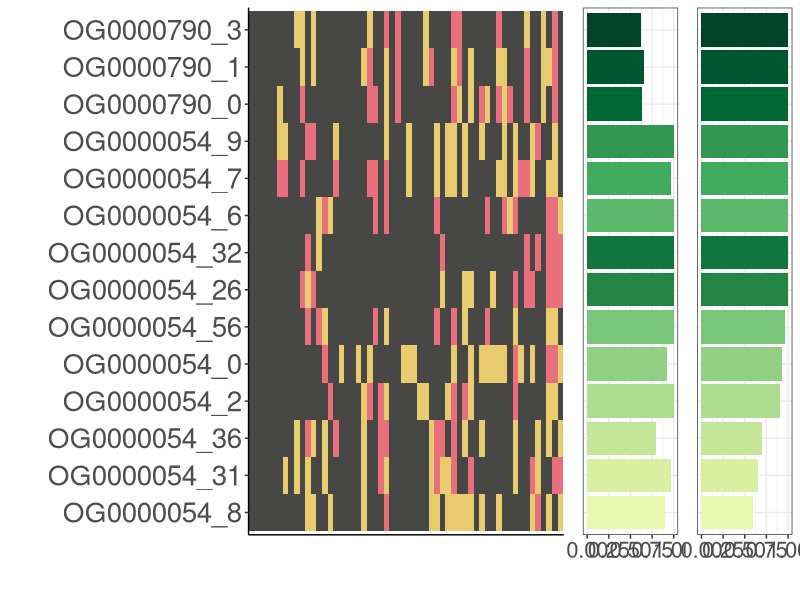

Reproduce this figure in R.
library(ggplot2)
library(cowplot)

colors <- c("#E8F6AE", "#D9F0A3", "#C3E698", "#ADDD8E", "#92D183", "#78C679", "#5CB86A", "#41AB5D", "#329750", "#238443", "#11763D", "#006837", "#005630", "#004529")
names(colors) <- c("OG0000054_8", "OG0000054_31", "OG0000054_36", "OG0000054_2", "OG0000054_0", "OG0000054_56", "OG0000054_6", "OG0000054_7", "OG0000054_9", "OG0000054_26", "OG0000054_32", "OG0000790_0", "OG0000790_1", "OG0000790_3")

dtrak <- read.table("dog_track.txt", header=T, sep='\t')
dheat <- read.table("dog_heatmap_track.txt", header=T, sep='\t')

# dog     dog_order       species species_order   count
# dog     dog_order       amp_binding_proportion  nrps_proportion total_count

pdf("dog_heatmap.pdf", height=4.375, width=20)
dh <- ggplot(dheat, aes(y=reorder(dog, dog_order), x=reorder(species, species_order), fill=count)) + geom_tile(show.legend=F) + theme_classic() + scale_fill_gradient2(low='#474746', mid='#e8cc6f', high='#e86f7b', midpoint=1) + theme(axis.title.x=element_blank(), axis.text.x=element_blank(), axis.ticks.x=element_blank()) + xlab("") + ylab("") + theme(text = element_text(size=25))
db1 <- ggplot(dtrak, aes(y=reorder(dog, dog_order), x=condensation_proportion, fill=color)) + geom_bar(stat='identity', show.legend=F) + scale_fill_manual(values=colors) + theme_bw() + theme(axis.title.y=element_blank(), axis.text.y=element_blank(), axis.ticks.y=element_blank()) + xlab("") + ylab("") + theme(text = element_text(size=20))
db2 <- ggplot(dtrak, aes(y=reorder(dog, dog_order), x=nrps_proportion, fill=color)) + geom_bar(stat='identity', show.legend=F) + scale_fill_manual(values=colors) + theme_bw() + theme(axis.title.y=element_blank(), axis.text.y=element_blank(), axis.ticks.y=element_blank()) + ylab("") + xlab("") + theme(text = element_text(size=20))
plot_grid(dh, db1, db2, align='h', rel_widths=c(1,0.2,0.2), ncol=3)
dev.off()
